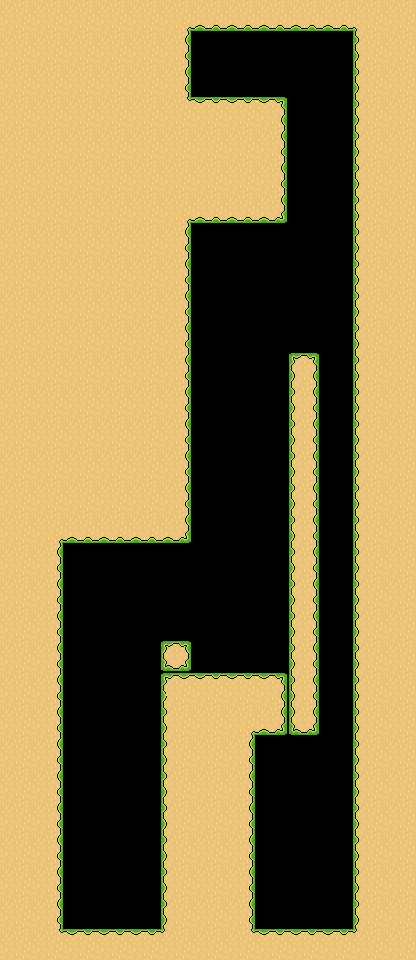

The image is a tile-based game level rendered from a .tmx file. Its description and source (layers, tilesets, objects; grid data summarised) follow:
An orthogonal 13x30 tile map with 32x32 px tiles, 1 tile layer (Ground) and 15 objects.

<map version="1.5" tiledversion="1.7.1" orientation="orthogonal" renderorder="right-down" width="13" height="30" tilewidth="32" tileheight="32" infinite="0" nextlayerid="29" nextobjectid="104">
 <editorsettings>
  <export target="LevelTilemap_level10.json" format="json" />
 </editorsettings>
 <properties>
  <property name="extraText" value="Jump jump jump" />
  <property name="levelIndex" type="int" value="0" />
  <property name="levelName" value="Level 10" />
  <property name="levelNameOffsetY" type="int" value="-80" />
  <property name="levelNameShortened" value="10" />
  <property name="numberOfSlimes" type="int" value="10" />
 </properties>
 <tileset firstgid="1" name="tileset" tilewidth="32" tileheight="32" tilecount="36" columns="6">
  <image source="../../artwork/tileset.png" width="192" height="192" />
  <tile id="0">
   <properties>
    <property name="collides" type="bool" value="true" />
   </properties>
  </tile>
  <tile id="1">
   <properties>
    <property name="collides" type="bool" value="true" />
   </properties>
  </tile>
  <tile id="2">
   <properties>
    <property name="collides" type="bool" value="true" />
   </properties>
  </tile>
  <tile id="3">
   <properties>
    <property name="collides" type="bool" value="true" />
   </properties>
  </tile>
  <tile id="4">
   <properties>
    <property name="collides" type="bool" value="false" />
   </properties>
  </tile>
  <tile id="5">
   <properties>
    <property name="collides" type="bool" value="false" />
   </properties>
  </tile>
  <tile id="6">
   <properties>
    <property name="collides" type="bool" value="true" />
   </properties>
  </tile>
  <tile id="7">
   <properties>
    <property name="collides" type="bool" value="true" />
   </properties>
  </tile>
  <tile id="8">
   <properties>
    <property name="collides" type="bool" value="true" />
   </properties>
  </tile>
  <tile id="9">
   <properties>
    <property name="collides" type="bool" value="true" />
   </properties>
  </tile>
  <tile id="10">
   <properties>
    <property name="collides" type="bool" value="false" />
   </properties>
  </tile>
  <tile id="11">
   <properties>
    <property name="collides" type="bool" value="false" />
   </properties>
  </tile>
  <tile id="12">
   <properties>
    <property name="collides" type="bool" value="true" />
   </properties>
  </tile>
  <tile id="13">
   <properties>
    <property name="collides" type="bool" value="true" />
   </properties>
  </tile>
  <tile id="14">
   <properties>
    <property name="collides" type="bool" value="true" />
   </properties>
  </tile>
  <tile id="15">
   <properties>
    <property name="collides" type="bool" value="true" />
   </properties>
  </tile>
  <tile id="16">
   <properties>
    <property name="collides" type="bool" value="false" />
    <property name="expValue" type="int" value="3" />
    <property name="isFlying" type="bool" value="true" />
    <property name="level" type="int" value="1" />
    <property name="objectTag" value="slimeEnemy" />
   </properties>
  </tile>
  <tile id="17">
   <properties>
    <property name="collides" type="bool" value="false" />
    <property name="expValue" type="int" value="3" />
    <property name="isFlying" type="bool" value="false" />
    <property name="level" type="int" value="1" />
    <property name="objectTag" value="slimeEnemy" />
   </properties>
  </tile>
  <tile id="18">
   <properties>
    <property name="collides" type="bool" value="true" />
   </properties>
  </tile>
  <tile id="19">
   <properties>
    <property name="collides" type="bool" value="true" />
   </properties>
  </tile>
  <tile id="20">
   <properties>
    <property name="collides" type="bool" value="true" />
   </properties>
  </tile>
  <tile id="21">
   <properties>
    <property name="collides" type="bool" value="true" />
   </properties>
  </tile>
  <tile id="22">
   <properties>
    <property name="collides" type="bool" value="false" />
    <property name="expValue" type="int" value="5" />
    <property name="isFlying" type="bool" value="true" />
    <property name="level" type="int" value="2" />
    <property name="objectTag" value="slimeEnemy" />
   </properties>
  </tile>
  <tile id="23">
   <properties>
    <property name="collides" type="bool" value="false" />
    <property name="expValue" type="int" value="5" />
    <property name="isFlying" type="bool" value="false" />
    <property name="level" type="int" value="2" />
    <property name="objectTag" value="slimeEnemy" />
   </properties>
  </tile>
  <tile id="24">
   <properties>
    <property name="collides" type="bool" value="false" />
    <property name="direction" value="right" />
    <property name="objectTag" value="spike" />
    <property name="spriteName" value="rightSpikes" />
   </properties>
  </tile>
  <tile id="25">
   <properties>
    <property name="collides" type="bool" value="false" />
    <property name="direction" value="left" />
    <property name="objectTag" value="spike" />
    <property name="spriteName" value="leftSpikes" />
   </properties>
  </tile>
  <tile id="26">
   <properties>
    <property name="collides" type="bool" value="false" />
    <property name="direction" value="down" />
    <property name="objectTag" value="spike" />
    <property name="spriteName" value="downSpikes" />
   </properties>
  </tile>
  <tile id="27">
   <properties>
    <property name="collides" type="bool" value="false" />
    <property name="direction" value="up" />
    <property name="objectTag" value="spike" />
    <property name="spriteName" value="upSpikes" />
   </properties>
  </tile>
  <tile id="28">
   <properties>
    <property name="collides" type="bool" value="false" />
    <property name="expValue" type="int" value="10" />
    <property name="isFlying" type="bool" value="true" />
    <property name="level" type="int" value="3" />
    <property name="objectTag" value="slimeEnemy" />
   </properties>
  </tile>
  <tile id="29">
   <properties>
    <property name="collides" type="bool" value="false" />
    <property name="expValue" type="int" value="10" />
    <property name="isFlying" type="bool" value="false" />
    <property name="level" type="int" value="3" />
    <property name="objectTag" value="slimeEnemy" />
   </properties>
  </tile>
  <tile id="30">
   <properties>
    <property name="collides" type="bool" value="false" />
    <property name="objectTag" value="endOfLevel" />
   </properties>
  </tile>
  <tile id="31">
   <properties>
    <property name="collides" type="bool" value="false" />
    <property name="objectTag" value="pickUp" />
    <property name="pickUpType" value="doubleJump" />
    <property name="spriteName" value="doubleJump" />
   </properties>
  </tile>
  <tile id="32">
   <properties>
    <property name="collides" type="bool" value="false" />
    <property name="objectTag" value="pickUp" />
   </properties>
  </tile>
  <tile id="33">
   <properties>
    <property name="collides" type="bool" value="false" />
   </properties>
  </tile>
  <tile id="34">
   <properties>
    <property name="collides" type="bool" value="false" />
   </properties>
  </tile>
  <tile id="35">
   <properties>
    <property name="collides" type="bool" value="false" />
    <property name="objectTag" value="playerSpawn" />
   </properties>
  </tile>
 </tileset>
 <layer id="6" name="Ground" width="13" height="30">
  <data>[390 cells, 253 non-empty, 16 distinct tile ids]</data>
 </layer>
 <objectgroup id="28" name="GameObjects">
  <object id="84" gid="31" x="288" y="928.005" width="32" height="32" />
  <object id="90" gid="36" x="64" y="928" width="32" height="32" />
  <object id="91" gid="23" x="190" y="538" width="32" height="32" />
  <object id="92" gid="23" x="258" y="468" width="32" height="32" />
  <object id="93" gid="23" x="190" y="398" width="32" height="32" />
  <object id="94" gid="29" x="258" y="398" width="32" height="32" />
  </objectgroup>
</map>
<!-- 9 of 15 objects omitted -->